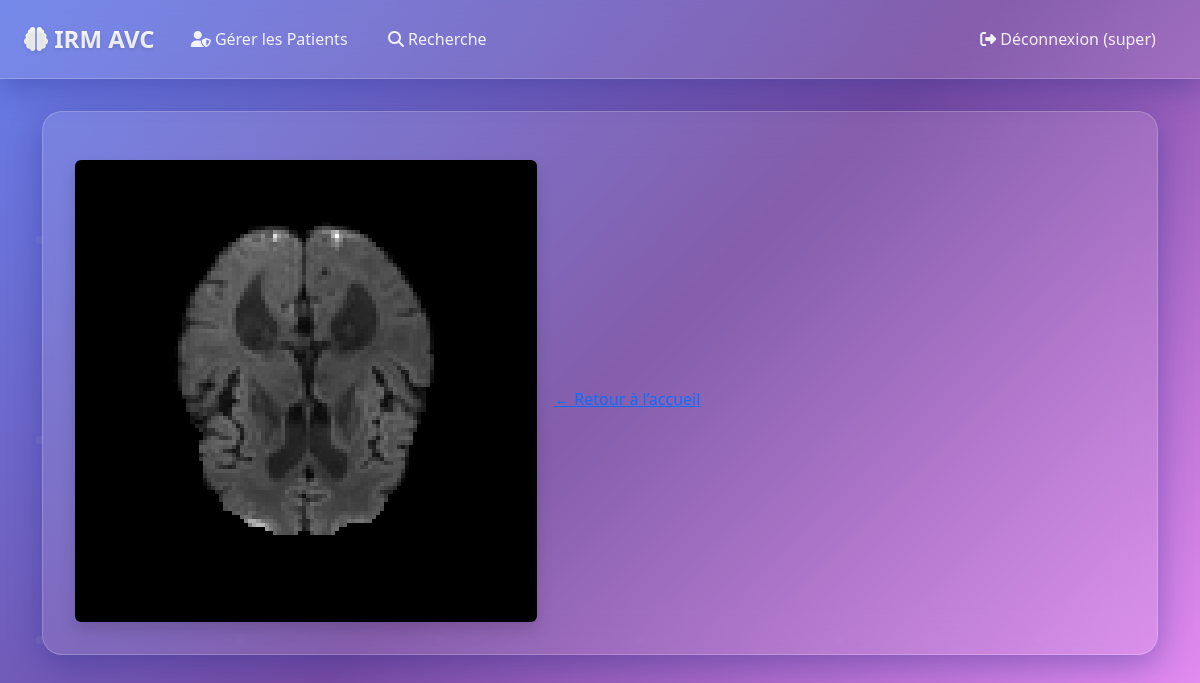
Screenshot of /image/10/ (signed in) with the database file from the repository.
### accounts/models.py (models this page shows, shortened)
class CustomUser(AbstractUser):
    ROLE_CHOICES = [
        ('superviseur', 'Superviseur'),
        ('medecin', 'Médecin'),
        ('radiologue', 'Radiologue'),
    ]
    role = models.CharField(
        max_length=20,
        choices=ROLE_CHOICES,
        default='medecin'
    )
    groups = models.ManyToManyField(
        'auth.Group',
        verbose_name='groups',
        blank=True,
        help_text='The groups this user belongs to.',
        related_name='customuser_set',
        related_query_name='user',
    )
    user_permissions = models.ManyToManyField(
        'auth.Permission',
        verbose_name='user permissions',
        blank=True,
        help_text='Specific permissions for this user.',
        related_name='customuser_set',
        related_query_name='user',
    )

### viewer/models.py (models this page shows, shortened)
class IRMImage(models.Model):
    AVC_TYPES = [
        ('ischémique', 'Ischémique'),
        ('hémorragique', 'Hémorragique'),
        ('inconnu', 'Inconnu'),
    ]
    patient_name = models.CharField(max_length=100)
    exam_date = models.DateField()
    avc_type = models.CharField(max_length=20, choices=AVC_TYPES, blank=True)
    image = models.FileField(upload_to=upload_to_irm)
    uploaded_at = models.DateTimeField(auto_now_add=True)
    png_preview = models.ImageField(upload_to='irm_previews/', blank=True, null=True)

### viewer/views.py (the view)
# urls.py: path('image/<int:image_id>/', view_image, name='view_image'),
@login_required
def view_image(request, image_id):
    image = get_object_or_404(IRMImage, id=image_id)
    return render(request, 'viewer/view_image.html', {'image': image})

### viewer/templates/viewer/view_image.html (shortened to what this page needs)
{% extends 'viewer/base.html' %}
{% block content %}
    {% if image.png_preview %}
        <img src="{{ image.png_preview.url }}" alt="Aperçu" class="img-fluid rounded shadow">
    {% else %}
        <div class="alert alert-danger">Aucun aperçu disponible.</div>
    {% endif %}
    <a href="{% url 'home' %}" class="btn btn-link mt-3">← Retour à l’accueil</a>
{% endblock %}

### viewer/templates/viewer/base.html (shortened to what this page needs)
<!DOCTYPE html>
<html lang="fr">
<head>
    <link href="https://cdn.jsdelivr.net/npm/bootstrap@5.3.0/dist/css/bootstrap.min.css" rel="stylesheet">
    <link href="https://cdnjs.cloudflare.com/ajax/libs/font-awesome/6.4.0/css/all.min.css" rel="stylesheet">
    <link rel="stylesheet" type="text/css" href="https://raw.githack.com/rii-mango/Papaya/master/release/current/standard/papaya.css" />
    <link rel="stylesheet" href="https://cdn.jsdelivr.net/npm/@recogito/annotorious@2.7.13/dist/annotorious.min.css">
</head>
<body>
    <nav class="navbar navbar-expand-lg navbar-dark">
        <div class="container-fluid px-4">
            <a class="navbar-brand" href="{% url 'login' %}"><i class="fas fa-brain"></i> IRM AVC</a>
            <div class="collapse navbar-collapse" id="navbarNav">
                <ul class="navbar-nav me-auto mb-2 mb-lg-0">
                    {% if user.is_authenticated and user.role == 'superviseur' %}
                    <li class="nav-item"><a class="nav-link position-relative" href="{% url 'superviseur_dashboard' %}"><i class="fas fa-user-shield"></i> Gérer les Patients</a></li>
                    <li class="nav-item"><a class="nav-link position-relative" href="{% url 'search_images' %}"><i class="fas fa-search"></i> Recherche</a></li>
                    {% endif %}
                </ul>
                <ul class="navbar-nav">
                    {% if user.is_authenticated %}
                    <li class="nav-item"><a class="nav-link position-relative" href="{% url 'logout' %}"><i class="fas fa-sign-out-alt"></i> Déconnexion ({{ user.username }})</a></li>
                    {% else %}
                    <li class="nav-item"><a class="nav-link position-relative" href="{% url 'login' %}"><i class="fas fa-sign-in-alt"></i> Connexion</a></li>
                    {% endif %}
                </ul>
            </div>
        </div>
    </nav>
    <div class="container main-content">
        <div class="glass-container">
            {% block content %}{% endblock %}
        </div>
    </div>
</body>
</html>

### viewer/templates/viewer/base.html (style rules this page uses)
:root { --primary-gradient: linear-gradient(135deg, #667eea 0%, #764ba2 100%); --secondary-gradient: linear-gradient(135deg, #f093fb 0%, #f5576c 100%); --dark-gradient: linear-gradient(135deg, #2c3e50 0%, #34495e 100%); --glass-bg: rgba(255, 255, 255, 0.1); --glass-border: rgba(255, 255, 255, 0.2); --shadow: 0 8px 32px 0 rgba(31, 38, 135, 0.37); --text-gradient: linear-gradient(135deg, #667eea, #764ba2); }
* { margin: 0; padding: 0; box-sizing: border-box; }
body { background: linear-gradient(135deg, #667eea 0%, #764ba2 50%, #f093fb 100%); background-attachment: fixed; min-height: 100vh; font-family: 'Segoe UI', Tahoma, Geneva, Verdana, sans-serif; }
body::before { content: ''; position: fixed; top: 0; left: 0; width: 100%; height: 100%; background-size: 200px 200px; pointer-events: none; z-index: 0; }
.navbar { background: rgba(255, 255, 255, 0.1) !important; backdrop-filter: blur(20px); border-bottom: 1px solid rgba(255, 255, 255, 0.2); box-shadow: 0 8px 32px 0 rgba(31, 38, 135, 0.37); padding: 1rem 0; position: relative; z-index: 1000; }
.navbar-brand { font-weight: 700; font-size: 1.5rem; background: linear-gradient(135deg, #fff, #f8f9fa); -webkit-background-clip: text; -webkit-text-fill-color: transparent; text-shadow: 0 2px 4px rgba(0,0,0,0.1); transition: all 0.3s ease; }
.nav-link { color: rgba(255, 255, 255, 0.9) !important; font-weight: 500; padding: 0.5rem 1rem !important; border-radius: 25px; transition: all 0.3s ease; margin: 0 0.2rem; background: transparent; border: 1px solid transparent; }
.glass-container { background: rgba(255, 255, 255, 0.1); backdrop-filter: blur(20px); border-radius: 20px; border: 1px solid rgba(255, 255, 255, 0.2); box-shadow: 0 8px 32px 0 rgba(31, 38, 135, 0.37); margin-top: 2rem; padding: 2rem; position: relative; z-index: 100; }

### rows the page displays
CustomUser: username "super"
IRMImage: png_preview (picture)
